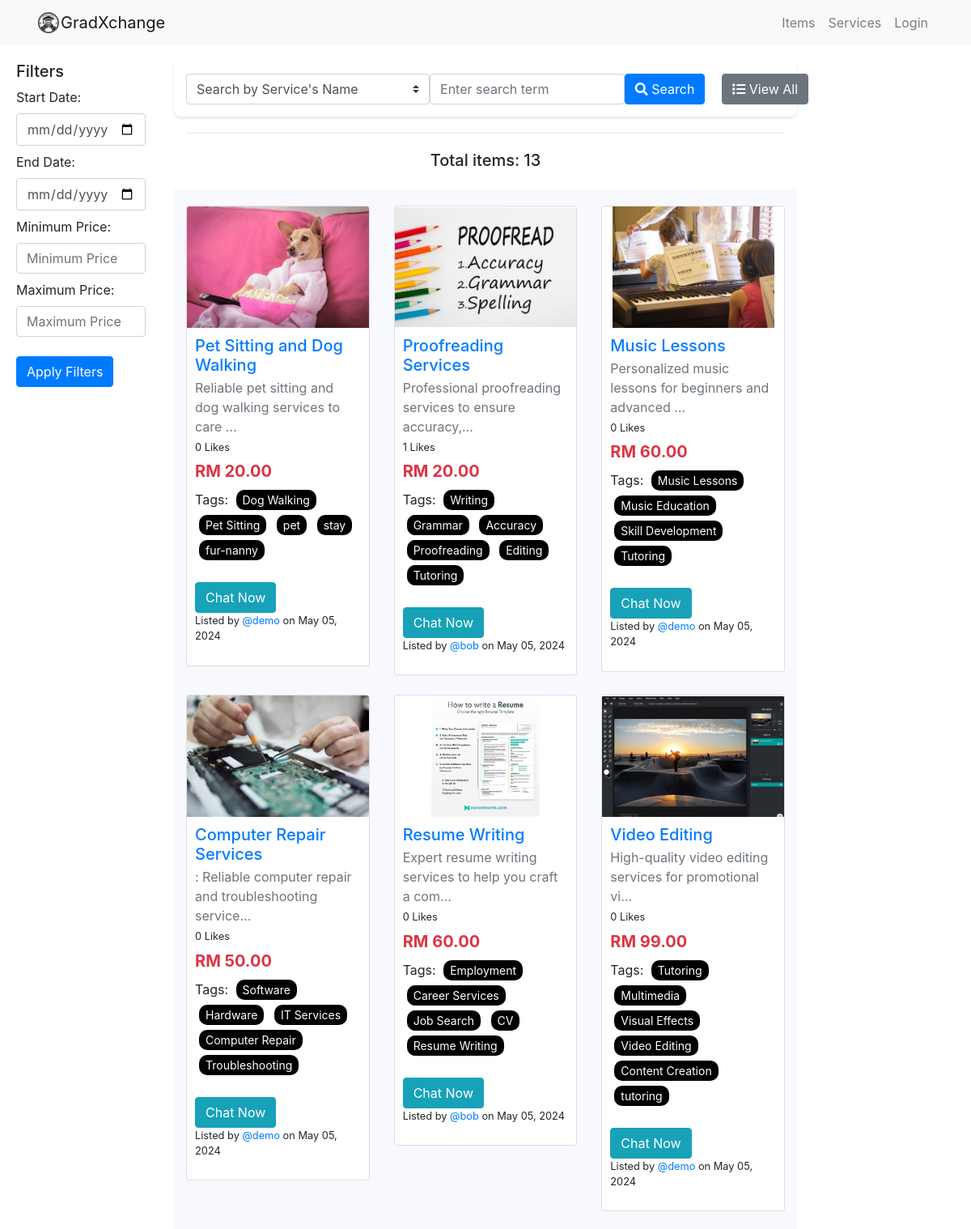
The app's page /service/ (upper part) with its own data.
### service/models.py (models this page shows, shortened)
class Service(models.Model):
    tags = TaggableManager()
    service_name = models.CharField(max_length=200)
    service_desc = models.CharField(max_length=200)
    service_detail = models.CharField(max_length=2000)
    service_price = models.DecimalField(max_digits=10, decimal_places=2, validators=[MinValueValidator(Decimal('0.01'))])
    service_image = models.ImageField(upload_to='images_service', default="notfound.png")
    created =  models.DateTimeField(auto_now_add=True)
    user_name = models.ForeignKey(User, on_delete=models.CASCADE,default=1)
    liked_by = models.ManyToManyField(settings.AUTH_USER_MODEL, related_name='service_liked',blank= True)

### service/views.py (the view)
# urls.py: path('', views.index, name='index'),
def index(request):
    service_list = Service.objects.select_related('user_name').annotate(likes_count=Count('liked_by')).order_by('-created')  # Include related user data
    tag = request.GET.get('tag')
    if tag:
        service_list = service_list.filter(tags__name__in=[tag])
    min_price = request.GET.get('min_price')
    max_price = request.GET.get('max_price')
    start_date = request.GET.get('start_date')
    end_date = request.GET.get('end_date')
    show_my_services = request.GET.get('show_my_services', 'off')
    search_type = request.GET.get('search_type')
    search_query = request.GET.get('search_query')
    active_filter_name = None
    active_filter_value = None
    if search_type == 'service_name' and search_query:
        service_list = service_list.filter(service_name__icontains=search_query)
        active_filter_name = 'service Name'
        active_filter_value = search_query
    elif search_type == 'seller_name' and search_query:
        service_list = service_list.filter(user_name__username__icontains=search_query)
        active_filter_name = 'Seller Name'
        active_filter_value = search_query
    if min_price and max_price:
        service_list = service_list.filter(service_price__gte=min_price, service_price__lte=max_price)
        active_filter_name = 'Price Range'
        active_filter_value = f"{min_price} to {max_price}"
    if start_date:
        start_date = datetime.strptime(start_date, '%Y-%m-%d')
        service_list = service_list.filter(created__gte=start_date)
    if end_date:
        end_date = datetime.strptime(end_date, '%Y-%m-%d')
        end_date = end_date + timedelta(days=1) - timedelta(seconds=1)
        service_list = service_list.filter(created__lt=end_date)  # Using __lt to include "just before midnight"
    if show_my_services == 'on':
        service_list = service_list.filter(user_name=request.user)
        active_filter_name = 'My Services'
        active_filter_value = 'My services'
    page_number = request.GET.get('page')
    paginator = Paginator(service_list, 12)  # Assuming 12 items per page
    page_obj = paginator.get_page(page_number)
    context = {
        'service_list': page_obj,# Make sure pagination still works with the annotated queryset
        'result_count': page_obj.paginator.count,
        'show_my_services': show_my_services,
        'active_filter_name': active_filter_name,
        'active_filter_value': active_filter_value,
        'tag': tag,  # Optionally pass the tag to highlight it or use it in the template
        'start_date': start_date,  # Pass start_date to the template
        'end_date': end_date,  # Pass end_date to the template
        'min_price': min_price,  # Pass min_price to the template
        'max_price': max_price,  # Pass max_price to the template
    }
    return render(request, 'service/index.html', context)

### service/templatetags/service_custom_filters.py (called while the page is built)
@register.filter
def remove_param(request_get, param):
    modified = request_get.copy()
    modified.pop(param, None)
    return modified.urlencode()

### users/context_processors.py (called while the page is built)
def unread_message_count(request):
    if request.user.is_authenticated:
        count = Message.objects.filter(recipient=request.user.profile, is_read=False).count()
        return {'unread_message_count': count}
    return {}

### service/templates/service/index.html (shortened to what this page needs)
{% extends 'users/base.html' %}
{% load static %}
{% load service_custom_filters %}
{% block body %}
<div class="container-fluid">
    <div class="row">
        <section class="col-md-2 filter-column collapse d-md-block" id="filterMenu">
            <h5>Filters</h5>
            <form action="" method="get" class="d-grid gap-2">
                <label for="start_date">Start Date:</label>
                <input type="date" id="start_date" name="start_date" class="form-control mb-2" placeholder="yyyy-mm-dd">
                <label for="end_date">End Date:</label>
                <input type="date" id="end_date" name="end_date" class="form-control mb-2" placeholder="yyyy-mm-dd">
                <label for="min_price">Minimum Price:</label>
                <input type="number" id="min_price" name="min_price" class="form-control mb-2"
                    placeholder="Minimum Price">
                <label for="max_price">Maximum Price:</label>
                <input type="number" id="max_price" name="max_price" class="form-control mb-2"
                    placeholder="Maximum Price">
                <button class="btn btn-primary mt-3" type="submit">Apply Filters</button>
            </form>
        </section>
        <div class="col-md-8">
            <div id="searchFormContainer">
                <div id="searchForm">
                    <form action="" method="GET" class="input-group search-input-group">
                        <div class="row no-gutters align-items-center justify-content-center">
                            <div class="col-md-5">
                                <select class="form-control custom-select" name="search_type">
                                    <option value="service_name">Search by Service's Name</option>
                                </select>
                            </div>
                            <div class="col-md-4">
                                <input class="form-control" type="search" name="search_query"
                                    placeholder="Enter search term" aria-label="Search">
                            </div>
                            <div class="col-md-2">
                                <button class="btn btn-primary search-btn" type="submit"><i class="fas fa-search"></i>
                                    Search</button>
                            </div>
                            <div class="col-md-1">
                                <a href="{% url 'service:index' %}" class="btn btn-secondary view-all-btn"><i
                                        class="fas fa-list"></i> View All</a>
                            </div>
                        </div>
                    </form>
                </div>
            </div>
            <div class="container-fluid">
                <div class="text-center mb-4">
                    <hr>
                    <div class="text-center mb-4" style="padding-top: 5px;">
                        {% if min_price and max_price %}
                        <h5>Showing results for "Price range: RM {{ min_price|floatformat:"2" }} to RM {{ max_price|floatformat:"2" }}": {{ result_count }}</h5>
                        {% elif active_filter_name == 'Seller Name' %}
                        <h5>Showing results for {{ active_filter_name }} "{{ active_filter_value }}": {{ result_count }}</h5>
                        {% elif active_filter_name %}
                        <h5>Showing results for "{{ active_filter_value }}": {{ result_count }}</h5>
                        {% elif start_date and end_date %}
                        <h5>Showing results from "{{ start_date|date:"F j, Y" }}" to "{{ end_date|date:"F j, Y" }}": {{ result_count }}</h5>
                        {% else %}
                        <h5>Total items: {{ result_count }}</h5>
                        {% endif %}
                    </div>
                </div>
                <div class="row" style="background-color: #f8f8ff; padding-bottom: 20px;padding-top: 20px;">
                    {% for service in service_list %}
                    <div class="col-lg-4 col-md-6 col-sm-12 mb-4">
                        <div class="card zoom-card">
                            <div class="bg-image zoom-image ripple" style="overflow: hidden;">
                                <a href="{% url 'service:detail' service.id %}">
                                    <img src="{{ service.service_image.url }}" class="img-fluid"
                                        style="width: 100%; height: 150px; object-fit: contain;">
                                </a>
                            </div>
                            <div class="card-body" style="padding: 10px; display: flex; flex-direction: column;">
                                <a href="{% url 'service:detail' service.id %}" class="text-reset">
                                    <h5 class="card-title mb-1">{{ service.service_name|truncatechars:50 }}</h5>
                                </a>
                                <p class="mb-1 text-muted">{{ service.service_desc|truncatechars:55 }}</p>
                                <p class="small mb-2">{{ service.likes_count }} Likes</p>
                                <h5 class="mb-2">
                                    <strong class="text-danger">RM {{ service.service_price }}</strong>
                                </h5>
                                <div class="tags mb-2">
                                    <div class="tags">
                                        <p>Tags:
                                            {% if service.tags.all %}
                                            {% for tag in service.tags.all %}
                                            <a href="{% url 'service:index' %}?tag={{ tag.name }}"> <span
                                                    class="tag">{{tag.name }}</span></a>
                                            {% endfor %}
                                            {% else %}
                                            <small>No Tags</small>
                                            {% endif %}
                                        </p>
                                    </div>
                                </div>
                                <div class="mt-auto">
                                    {% if request.user != service.user_name %}
                                    <a href="{% url 'chat' service.user_name.profile.pk %}" class="btn btn-info">Chat
                                        Now</a>
                                    {% else %}
                                    <a href="{% url 'service:update_service' service.id %}"
                                        class="btn btn-outline-warning btn-sm">Edit</a>
                                    <a href="{% url 'service:delete_service' service.id %}"
                                        class="btn btn-outline-danger btn-sm">Delete</a>
                                    {% endif %}
                                </div>
                                <p class="small">Listed by <a
                                        href="{% url 'account' service.user_name.username %}">@{{service.user_name}}</a>
                                    on {{ service.created|date:"F d, Y" }}</p>
                            </div>
                        </div>
                    </div>
                    {% empty %}
                    <div class="col-12">
                        <p class="text-center">No services found.</p>
                    </div>
                    {% endfor %}
                </div>
            </div>
        </div>
    </div>
</div>
{% endblock %}

### static/css/style.css (style rules this page uses)
html, body { height: 100%; margin: 0; padding: 0; }
body { display: flex; flex-direction: column; }
.zoom-card { overflow: hidden; }
.zoom-image { transition: transform 0.5s ease; }
.tags .tag { background-color: #000000; color: white; margin-left: 5px; padding: 2px 8px; border-radius: 10px; font-size: 0.875rem; }
.tag { display: inline-block; background-color: #000000; color: #ffffff; padding: 2px 8px; margin: 3px; border-radius: 3px; font-size: 0.8em; }

### service/templates/service/index.html (style rules this page uses)
#searchFormContainer { width: 100%; display: flex; justify-content: center; margin-top: 20px; margin-bottom: 20px; }
#searchForm { max-width: 900px; width: 100%; padding: 15px; background-color: #fff; border-radius: 8px; box-shadow: 0 2px 4px rgba(0, 0, 0, 0.1); display: flex; align-items: center; }
.search-input-group { display: flex; flex-wrap: wrap; gap: 10px; width: 100%; }
.custom-select, .form-control { flex: 1 0 auto; }
.search-btn, .view-all-btn { flex: 0 1 auto; }
@media (min-width: 768px) { .search-btn, .view-all-btn { flex: 1; } }
.filter-column, .ads-column { padding: 20px; background-color: white; }

### records on screen
Service: service_image (picture), service_name "Pet Sitting and Dog Walking", service_desc "Reliable pet sitting and dog walking services to care …", likes_count "0", service_price "20.00", shows "Chat Now", user_name "demo", created "May 05, 2024"
Tag: name "Dog Walking"
Tag: name "Pet Sitting"
Tag: name "pet"
Tag: name "stay"
Tag: name "fur-nanny"
Service: service_image (picture), service_name "Proofreading Services", service_desc "Professional proofreading services to ensure accuracy,…", likes_count "1", service_price "20.00", shows "Chat Now", user_name "bob", created "May 05, 2024"
Tag: name "Writing"
Tag: name "Grammar"
Tag: name "Accuracy"
Tag: name "Proofreading"
Tag: name "Editing"
Tag: name "Tutoring"
Service: service_image (picture), service_name "Music Lessons", service_desc "Personalized music lessons for beginners and advanced …", likes_count "0", service_price "60.00", shows "Chat Now", user_name "demo", created "May 05, 2024"
Tag: name "Music Lessons"
Tag: name "Music Education"
Tag: name "Skill Development"
Service: service_image (picture), service_name "Computer Repair Services", service_desc ": Reliable computer repair and troubleshooting service…", likes_count "0", service_price "50.00", shows "Chat Now", user_name "demo", created "May 05, 2024"
Tag: name "Software"
Tag: name "Hardware"
Tag: name "IT Services"
Tag: name "Computer Repair"
Tag: name "Troubleshooting"
Service: service_image (picture), service_name "Resume Writing", service_desc "Expert resume writing services to help you craft a com…", likes_count "0", service_price "60.00", shows "Chat Now", user_name "bob", created "May 05, 2024"
Tag: name "Employment"
Tag: name "Career Services"
Tag: name "Job Search"
Tag: name "CV"
Tag: name "Resume Writing"
Service: service_image (picture), service_name "Video Editing", service_desc "High-quality video editing services for promotional vi…", likes_count "0", service_price "99.00", shows "Chat Now", user_name "demo", created "May 05, 2024"
Tag: name "Multimedia"
Tag: name "Visual Effects"
Tag: name "Video Editing"
Tag: name "Content Creation"
Tag: name "tutoring"

### other values on screen
{{ result_count }} "13"
